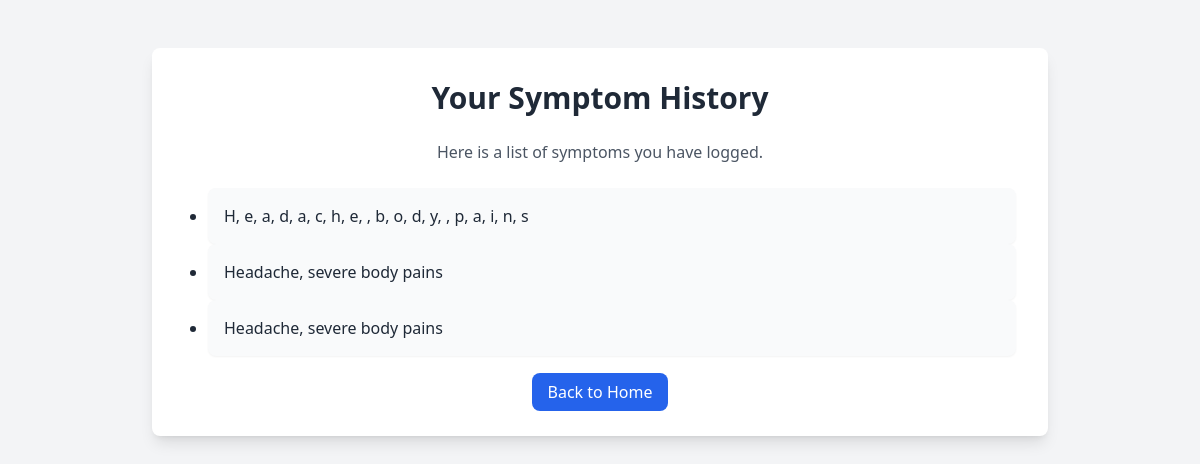
Screenshot of /history (signed in) with the database file from the repository.
### tables this page shows
CREATE TABLE symptoms (id INTEGER PRIMARY KEY, user TEXT, symptoms TEXT);

### app.py (the view)
@app.route('/history')
@login_required
def history():
    if 'user' in session:
        conn = sqlite3.connect("database.db")
        c = conn.cursor()
        c.execute("SELECT symptoms FROM symptoms WHERE user = ?", (session['user'],))
        history_data = c.fetchall()
        conn.close()
        return render_template("history.html", history=history_data)
    return render_template("history.html")

### app.py (called while the page is built)
def login_required(f):
    @wraps(f)
    def decorated_function(*args, **kwargs):
        if 'user' not in session:
            return redirect(url_for('signin'))
        return f(*args, **kwargs)
    return decorated_function

### templates/history.html (shortened to what this page needs)
<!DOCTYPE html>
<html lang="en">
<head>
    <script src="https://cdn.tailwindcss.com"></script>
</head>
<body class="bg-gray-100 min-h-screen flex flex-col items-center">
    <div class="bg-white p-8 rounded-lg shadow-lg max-w-4xl w-full mt-12">
        <h1 class="text-3xl font-bold text-center text-gray-800 mb-6">Your Symptom History</h1>
        <p class="text-center text-gray-600 mb-6">Here is a list of symptoms you have logged.</p>
        <div class="space-y-4">
            {% if history %}
                <ul class="list-disc pl-6">
                    {% for entry in history %}
                        <li class="text-gray-800 bg-gray-50 p-4 rounded-lg shadow-sm">
                            {{ entry[0] }}
                        </li>
                    {% endfor %}
                </ul>
            {% else %}
                <p class="text-center text-gray-600">No history found.</p>
            {% endif %}
        </div>
        <div class="mt-6 text-center">
            <a href="/" class="bg-blue-600 text-white py-2 px-4 rounded-lg hover:bg-blue-700 transition transform hover:scale-105">
                Back to Home
            </a>
        </div>
    </div>
</body>
</html>

### rows the page displays
symptoms: symptoms "H, e, a, d, a, c, h, e, , b, o, d, y, , p, a, i, n, s"
symptoms: symptoms "Headache, severe body pains"
symptoms: symptoms "Headache, severe body pains"
